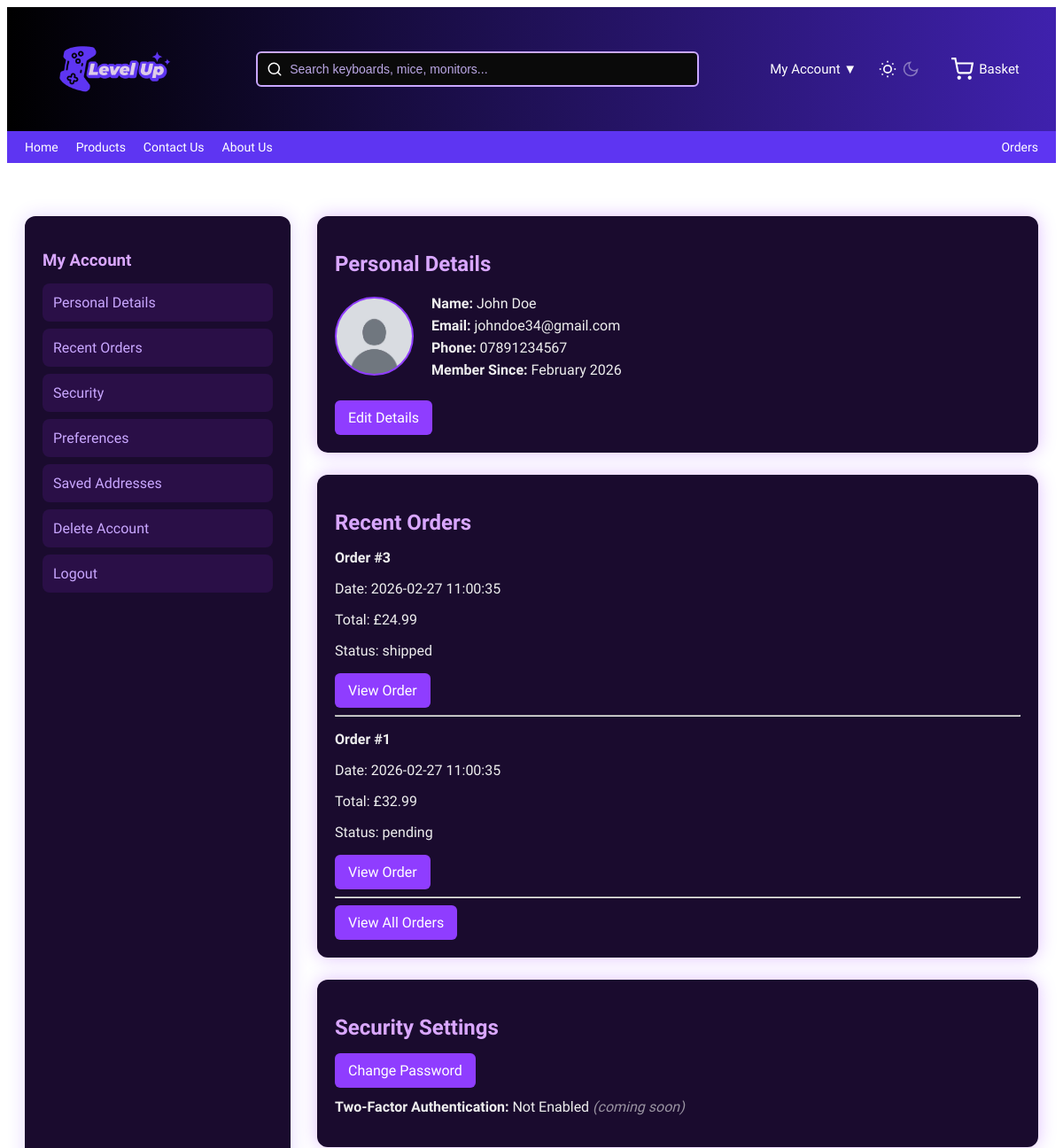
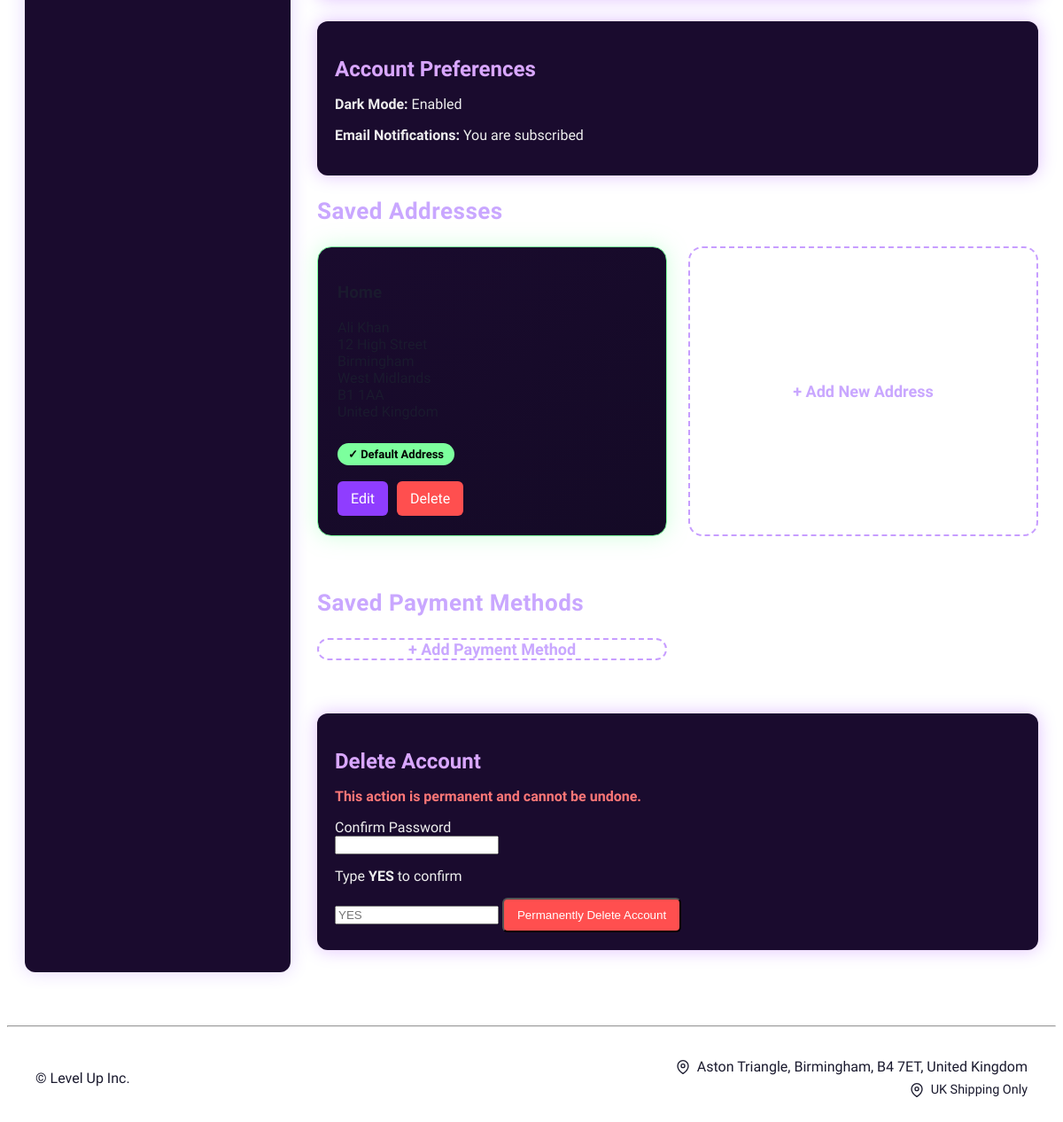
The app's page /public/index.php?page=account (signed in) with its own data (2 pictures, top to bottom).
### tables this page shows
CREATE TABLE users (
  user_id INT AUTO_INCREMENT PRIMARY KEY,
  name VARCHAR(100) NOT NULL,
  email VARCHAR(150) NOT NULL UNIQUE,
  password VARCHAR(255) NOT NULL,
  role ENUM('customer','admin') DEFAULT 'customer',
  phone VARCHAR(20),

  password_changed BOOLEAN DEFAULT 0,
  last_login TIMESTAMP NULL,

  reset_token VARCHAR(255) NULL,
  reset_expires DATETIME NULL,

  created_at TIMESTAMP DEFAULT CURRENT_TIMESTAMP
);

CREATE TABLE orders (
  order_id INT AUTO_INCREMENT PRIMARY KEY,
  user_id INT NOT NULL,
  total_price DECIMAL(10,2) NOT NULL,

  status ENUM( 'pending',
    'processing',
    'shipped',
    'delivered',
    'returned'
  ) DEFAULT 'pending',

  address_id INT NULL,
  payment_id INT NULL,

  processed_at TIMESTAMP NULL,
  shipped_at TIMESTAMP NULL,
  delivered_at TIMESTAMP NULL,

  created_at TIMESTAMP DEFAULT CURRENT_TIMESTAMP,

  shipping_address TEXT NOT NULL,
  payment_summary VARCHAR(100) NOT NULL,

  FOREIGN KEY (user_id) REFERENCES users(user_id),
  FOREIGN KEY (address_id) REFERENCES addresses(address_id),
  FOREIGN KEY (payment_id) REFERENCES payment_methods(payment_id)
);

CREATE TABLE addresses (
  address_id INT AUTO_INCREMENT PRIMARY KEY,
  user_id INT NOT NULL,

  label VARCHAR(50) NOT NULL,

  full_name VARCHAR(100) NOT NULL,
  address_line1 VARCHAR(150) NOT NULL,
  address_line2 VARCHAR(150) NULL,
  city VARCHAR(100) NOT NULL,
  county VARCHAR(100) NULL,
  postcode VARCHAR(20) NOT NULL,
  country VARCHAR(50) NOT NULL DEFAULT 'United Kingdom',

  is_default BOOLEAN DEFAULT 0,
  created_at TIMESTAMP DEFAULT CURRENT_TIMESTAMP,

  FOREIGN KEY (user_id) 
     REFERENCES users(user_id) 
     ON DELETE CASCADE
);

### src/Controllers/AccountController.php (called while the page is built, shortened)
<?php
require_once __DIR__ . '/../Database.php';
require_once __DIR__ . '/../Helpers/address.php';
class AccountController {
    private $db;
    public function __construct() {
        $this->db = Database::getInstance()->getConnection();
    }
    public function showAccount() {
    $db = $this->db;
    $stmt = $db->prepare("SELECT * FROM users WHERE user_id = ?");
    $stmt->execute([$_SESSION['user_id']]);
    $user = $stmt->fetch(PDO::FETCH_ASSOC);
    $addrStmt = $this->db->prepare("SELECT * FROM addresses WHERE user_id = ?");
    $addrStmt->execute([$_SESSION['user_id']]);
    $addresses = $addrStmt->fetchAll();
    $orders = $db->prepare(" SELECT order_id, total_price, status, created_at AS order_date
        FROM orders
        WHERE user_id = ?
        ORDER BY order_id DESC
        LIMIT 3
    ");
    $orders->execute([$_SESSION['user_id']]);
    $recentOrders = $orders->fetchAll();
    include __DIR__ . '/../../templates/customer/account.php';
   }
    }

### src/Database.php (called while the page is built, shortened)
<?php
class Database {
    private static $instance = null;
    private $connection;
    private $host = 'localhost';
    private $dbname = 'ecommerce_db';
    private $username = 'root';
    private $password = '';
    private function __construct() {
        try {
            $this->connection = new PDO(
                "mysql:host={$this->host};dbname={$this->dbname};charset=utf8mb4",
                $this->username,
                $this->password,
                [
                    PDO::ATTR_ERRMODE => PDO::ERRMODE_EXCEPTION,
                    PDO::ATTR_DEFAULT_FETCH_MODE => PDO::FETCH_ASSOC,
                    PDO::ATTR_EMULATE_PREPARES => false
                ]
            );
        } catch (PDOException $e) {
            die("Database connection failed: " . $e->getMessage());
        }
    }
    public static function getInstance() {
        if (self::$instance === null) {
            self::$instance = new self();
        }
        return self::$instance;
    }
    public function getConnection() {
        return $this->connection;
    }
}
?>

### src/Helpers/address.php (called while the page is built, shortened)
<?php
function formatAddress(array $addr): string
{
    $parts = [];
    if (!empty($addr['full_name'])) {
        $parts[] = $addr['full_name'];
    }
    if (!empty($addr['address_line1'])) {
        $parts[] = $addr['address_line1'];
    }
    if (!empty($addr['city'])) {
        $parts[] = $addr['city'];
    }
    if (!empty($addr['county'])) {
        $parts[] = $addr['county'];
    }
    if (!empty($addr['postcode'])) {
        $parts[] = $addr['postcode'];
    }
    if (!empty($addr['country'])) {
        $parts[] = $addr['country'];
    }
    return implode("\n", $parts);
}
?>

### templates/customer/account.php (the view, shortened to what this page needs)
<?php include __DIR__ . '/../header.php';
?>
<div class="account-container">
    <div class="account-sidebar">
        <h3>My Account</h3>
        <a href="<?= BASE_URL ?>index.php?page=account#personal">Personal Details</a>
        <a href="<?= BASE_URL ?>index.php?page=account#orders">Recent Orders</a>
        <a href="<?= BASE_URL ?>index.php?page=account#security">Security</a>
        <a href="<?= BASE_URL ?>index.php?page=account#preferences">Preferences</a>
        <a href="<?= BASE_URL ?>index.php?page=account#addresses">Saved Addresses</a>
        <a href="<?= BASE_URL ?>index.php?page=account#delete">Delete Account</a>
        <a href="<?= BASE_URL ?>index.php?page=logout">Logout</a>
    </div>
    <div class="account-main">
        <div id="personal" class="section-card">
            <h2>Personal Details</h2>
            <?php if ($user): ?>
           <div class="profile-header">
             <div class="profile-pic" style="background-image: url('<?= BASE_URL ?>assets/images/avatar.png');"></div>
             <div class="profile-details">
                  <p><strong>Name:</strong> <?= htmlspecialchars($user['name']) ?></p>
                  <p><strong>Email:</strong> <?= htmlspecialchars($user['email']) ?></p>
                  <p><strong>Phone:</strong> <?= htmlspecialchars($user['phone'] ?? 'N/A') ?></p>
                  <p><strong>Member Since:</strong>
                    <?= htmlspecialchars(date("F Y", strtotime($user['created_at']))) ?>
                   </p>
               </div>
           </div>
            <?php else: ?>
             <p>User details could not be loaded.</p>
            <?php endif; ?>
            <br>
            <a class="btn-purple" href="<?= BASE_URL ?>index.php?page=account-edit">Edit Details</a>
        </div>
        <div id="orders" class="section-card">
            <h2>Recent Orders</h2>
            <?php if (empty($recentOrders)): ?>
                <p>You haven't placed any orders yet.</p>
            <?php else: ?>
                <?php foreach ($recentOrders as $o): ?>
                    <div class="order-item">
                        <p><strong>Order #<?= $o['order_id'] ?></strong></p>
                        <p>Date: <?= $o['order_date'] ?></p>
                        <p>Total: £<?= number_format($o['total_price'], 2) ?></p>
                        <p>Status: <?= $o['status'] ?></p>
                        <a class="btn-purple" href="<?= BASE_URL ?>index.php?page=order&id=<?= $o['order_id'] ?>">View Order</a>
                        <hr>
                    </div>
                <?php endforeach; ?>
            <?php endif; ?>
            <a class="btn-purple" href="<?= BASE_URL ?>index.php?page=orders">View All Orders</a>
        </div>
        <div id="security" class="section-card">
            <h2>Security Settings</h2>
            <a class="btn-purple" href="<?= BASE_URL ?>index.php?page=change-password">Change Password</a>
            <p style="margin-top:12px;">
                <strong>Two-Factor Authentication:</strong> Not Enabled
                <em style="opacity:0.6">(coming soon)</em>
            </p>
        </div>
        <div id="preferences" class="section-card">
            <h2>Account Preferences</h2>
            <p><strong>Dark Mode:</strong> Enabled</p>
            <p><strong>Email Notifications:</strong> You are subscribed</p>
        </div>
<div class="account-section">
    <h2 class="section-heading">Saved Addresses</h2>
    <div class="card-grid">
        <?php if (!empty($addresses)): ?>
            <?php foreach ($addresses as $addr): ?>
                <div class="info-card <?= $addr['is_default'] ? 'default-glow' : '' ?>">
                    <h3><?= htmlspecialchars($addr['label']) ?></h3>
                    <p><?= nl2br(htmlspecialchars(formatAddress($addr))) ?></p>
                    <?php if ($addr['is_default']): ?>
                        <span class="default-badge">✓ Default Address</span>
                    <?php endif; ?>
                    <div class="card-actions">
                        <a class="btn-purple"
                           href="<?= BASE_URL ?>index.php?page=edit-address&id=<?= $addr['address_id'] ?>">
                            Edit
                        </a>
                        <a class="btn-purple" style="background:#ff4f4f;"
                           href="<?= BASE_URL ?>index.php?page=delete-address&id=<?= $addr['address_id'] ?>">
                            Delete
                        </a>
                    </div>
                </div>
            <?php endforeach; ?>
        <?php endif; ?>
        <a class="add-card"
           href="<?= BASE_URL ?>index.php?page=add-address">
            + Add New Address
        </a>
    </div>
</div>
<div class="account-section">
    <h2 class="section-heading">Saved Payment Methods</h2>
    <div class="card-grid">
        <a class="add-card"
           href="<?= BASE_URL ?>index.php?page=add-payment">
            + Add Payment Method
        </a>
    </div>
</div>
    <div id="delete" class="section-card">
    <h2>Delete Account</h2>
    <p style="color:#ff7777; font-weight:600;">
        This action is permanent and cannot be undone.
    </p>
    <form method="POST" action="<?= BASE_URL ?>index.php?page=delete-account"
          onsubmit="return confirm('This will permanently delete your account. Continue?');">
        <label style="display:block;margin-top:15px;">
            Confirm Password
        </label>
        <input type="password" name="password" required>
        <label style="display:block;margin-top:15px;">
            Type <strong>YES</strong> to confirm
        </label>
        <input type="text" name="confirm" placeholder="YES" required>
        <button class="btn-purple"
                style="background:#ff4f4f;margin-top:15px;"
                type="submit">
            Permanently Delete Account
        </button>
    </form>
</div>
    </div>
</div>
<?php include __DIR__ . '/../footer.php'; ?>

### records on screen
users: name "John Doe", email "johndoe34@gmail.com", phone "07891234567", created_at "February 2026"
orders: order_id "3", created_at "2026-02-27 11:00:35", total_price "24.99", status "shipped"
orders: order_id "1", created_at "2026-02-27 11:00:35", total_price "32.99", status "pending"
addresses: is_default "✓ Default Address"
